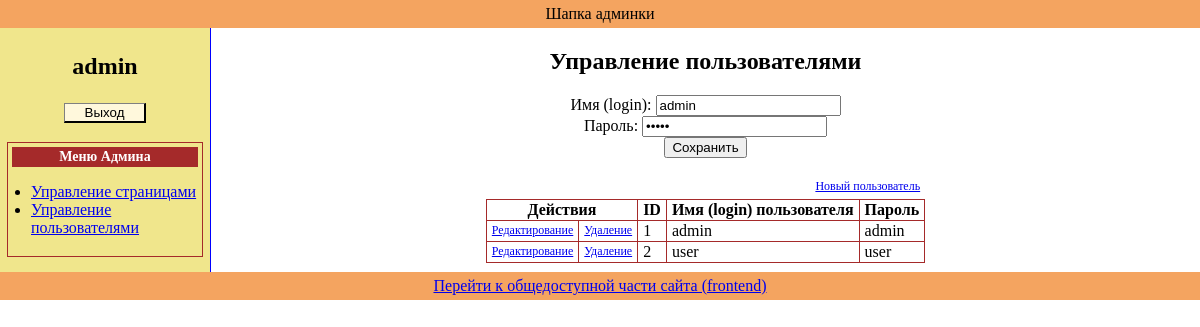
The page /admin/index.php?obj=users&action=edit&user_id=1 (signed in) on the database its author committed.
### tables this page shows
CREATE TABLE IF NOT EXISTS `users` (
  `id` int(11) NOT NULL AUTO_INCREMENT,
  `name` varchar(50) NOT NULL,
  `pass` varchar(50) DEFAULT NULL,
  PRIMARY KEY (`id`)
);

### admin/classes/userClass.php (called while the page is built, shortened)
<?php
class userClass {
  private $pdo;
  private $table = 'users';
  function __construct($pdo) {
    if ($pdo) {
      $this->pdo = $pdo;
    } else {
      echo 'Не удалось установить соединение с серверм БД';
    }
  }
  public function selectAll($limit = 0, $offset = 0) {
    $q_res = $this->pdo->query('SELECT * FROM ' . $this->table . (($limit == 0) ? '' : ' LIMIT ' . $offset . ', ' . $limit));
    return $q_res->fetchAll(PDO::FETCH_ASSOC);
  }
  public function selectOne($id) {
    $q_res = $this->pdo->query("SELECT * FROM {$this->table} WHERE id={$id} LIMIT 0, 1");
    return $q_res->fetch(PDO::FETCH_ASSOC);
  }
}

### admin/blocks/users_manag.php (the view, shortened to what this page needs)
<?php
if ((isset($_GET['obj'])) & ($_GET['obj'] == 'users')) {
  $usersObj = new userClass($pdo);
  ?>
  <h2>Управление пользователями</h2>
  <?php
  if (isset($_GET['action'])) {
    switch ($_GET['action']) {
      case 'edit':
        require_once 'blocks/user_form.php';
        break;
    }
  }
  ?>
  <table id="users_manag_tab" class="manag_tab">
    <caption>
      <a href="?obj=users&action=new">
        Новый пользователь
      </a>
    </caption>
    <tr>
      <th class="buts" colspan="2">Действия</th>
      <th class="id">ID</th>
      <th class="user_name">Имя (login) пользователя</th>
      <th class="user_pass">Пароль</th>
    </tr>
    <?php
    $users = $usersObj->selectAll();
    foreach ($users as $user) {
      ?>
      <tr>
        <td class="but_edit">
          <a href="?obj=users&action=edit&user_id=<?php echo $user['id']; ?>">
            Редактирование
          </a>
        </td>
        <td class="but_delete">
          <a href="?obj=users&action=delete&user_id=<?php echo $user['id']; ?>">
            Удаление
          </a>
        </td>
        <td class="id"><?php echo $user['id']; ?></td>
        <td class="user_name"><?php echo $user['name']; ?></td>
        <td class="user_pass"><?php echo $user['pass']; ?></td>
      </tr>
    <?php } ?>
  </table>
<?php } ?>

### admin/blocks/user_form.php (shortened to what this page needs)
<?php
if ((isset($_GET['action'])) & ($_GET['action'] == 'edit') & (isset($_GET['user_id']))) {
  $act = 'edit';
  $user = $usersObj->selectOne($_GET['user_id']);
}
?>
<div class="obj_form">
  <form action="?obj=users&action=<?php echo ($act == 'edit') ? 'update' : 'insert'; ?>" method="post" enctype="multipart/form-data">
    <div>
      Имя (login): <input type="text" name="name" value="<?php echo @$user['name']; ?>" />
    </div>
    <div>
      Пароль: <input type="password" name="pass" value="<?php echo @$user['pass']; ?>" />
    </div>
    <div class="btns">
      <input type="submit" value="Сохранить" />
    </div>
  </form>
</div>

### css/screen.css (style rules this page uses)
body { font-family: verdana; text-align: center; margin: 0px; padding: 0px; }
.manag_tab { border-collapse: collapse; border-spacing: 0; margin: 5px auto; }
.manag_tab caption { text-align: right; padding: 5px; }
.manag_tab td, .manag_tab th { border: 1px solid brown; padding: 1px 5px; }
.manag_tab a { font-size: 12px; }

### rows shown on the page
users: name "admin", id "1", pass "admin"
users: id "2", name "user", pass "user"

### other values the page prints
$_SESSION["name"] "admin"
